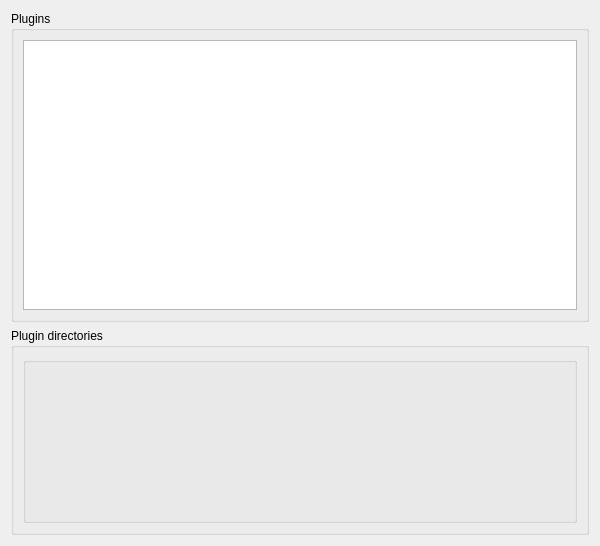
<?xml version="1.0" encoding="UTF-8"?>
<ui version="4.0">
 <class>Ruber::ChoosePluginsWidget</class>
 <widget class="QWidget" name="Ruber::ChoosePluginsWidget">
  <property name="geometry">
   <rect>
    <x>0</x>
    <y>0</y>
    <width>600</width>
    <height>546</height>
   </rect>
  </property>
  <property name="windowTitle">
   <string>Form</string>
  </property>
  <layout class="QVBoxLayout" name="verticalLayout_2">
   <item>
    <widget class="QGroupBox" name="groupBox_2">
     <property name="sizePolicy">
      <sizepolicy hsizetype="Preferred" vsizetype="Preferred">
       <horstretch>0</horstretch>
       <verstretch>3</verstretch>
      </sizepolicy>
     </property>
     <property name="title">
      <string>Plugins</string>
     </property>
     <layout class="QVBoxLayout" name="verticalLayout">
      <item>
       <widget class="QTreeView" name="plugins">
        <property name="alternatingRowColors">
         <bool>true</bool>
        </property>
        <property name="rootIsDecorated">
         <bool>false</bool>
        </property>
        <property name="allColumnsShowFocus">
         <bool>true</bool>
        </property>
        <property name="wordWrap">
         <bool>true</bool>
        </property>
       </widget>
      </item>
     </layout>
    </widget>
   </item>
   <item>
    <widget class="QGroupBox" name="groupBox">
     <property name="sizePolicy">
      <sizepolicy hsizetype="Preferred" vsizetype="Preferred">
       <horstretch>0</horstretch>
       <verstretch>2</verstretch>
      </sizepolicy>
     </property>
     <property name="title">
      <string>Plugin directories</string>
     </property>
     <layout class="QHBoxLayout" name="horizontalLayout">
      <item>
       <widget class="KEditListBox" name="directories"/>
      </item>
     </layout>
    </widget>
   </item>
  </layout>
 </widget>
 <customwidgets>
  <customwidget>
   <class>KEditListBox</class>
   <extends>QGroupBox</extends>
   <header>keditlistbox.h</header>
  </customwidget>
 </customwidgets>
 <resources/>
 <connections/>
</ui>
